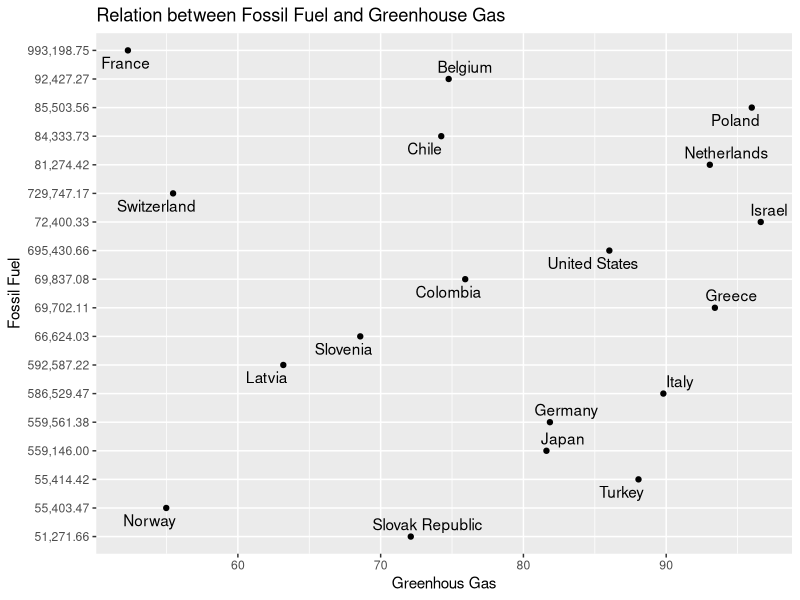

The R script that drew this image:
#Group H Project Script
#Haoming Li, Yiming Zhuang, Qingxuan Chen, Danielle Pollner, Jackson Nichols-Worley

#Clear the boards
rm(list=ls(all=TRUE))
cat("\014")

#load different packages
library(tidyverse)
library(ggplot2)
library(ggrepel)
library(readr)

#check current working directory
Temp <- getwd()

#pulls in Greenhouse Gas and FossilFuel csv files
FossilFuel <- read.csv("FossilFuel.csv")
GreenhouseGas <- read.csv("GreenhouseGas.csv")
#View(FossilFuel)
#View(GreenhouseGas)

#cleans to data in 2005 with 50,000 or more Tonnes of C02 equivalent
UpdatedGreenhouseGas <- subset(GreenhouseGas, select = c(1,19))
UpdatedGreenhouseGas <- filter(UpdatedGreenhouseGas, X2005>50000.0)

#cleans to data in 2005 with fossil fuel % at 50 or above
UpdatedFossilFuel <- subset(FossilFuel, select = c(1,2,48))
UpdatedFossilFuel <- filter(UpdatedFossilFuel, X2005>50.0)

#View(UpdatedGreenhouseGas)
#View(UpdatedFossilFuel)

#Adjust two data set to match the same countries
df <- UpdatedFossilFuel %>% filter(Country.Name=="Austira" | Country.Name=="Belgium" | Country.Name=="Chile" | Country.Name=="Colombia" | Country.Name=="France" | Country.Name=="Estonia" | Country.Name=="Germany" | Country.Name=="Greece" | Country.Name=="Iceland" | Country.Name=="Israel" | Country.Name=="Italy"| Country.Name=="Japan" | Country.Name=="Latvia" | Country.Name=="Netherlands" | Country.Name=="Norway" | Country.Name=="Poland" | Country.Name=="Slovenia" | Country.Name=="Switzerland" | Country.Name=="Turkey" | Country.Name=="United States" | Country.Name=="Slovak Republic")
ndf <- UpdatedGreenhouseGas %>% filter(Country=="Belgium" | Country=="Chile" | Country=="Colombia" | Country=="France" | Country=="Germany" | Country=="Greece" | Country=="Israel" | Country=="Italy"| Country=="Japan" | Country=="Latvia" | Country=="Netherlands" | Country=="Norway" | Country=="Poland" | Country=="Slovenia" | Country=="Switzerland" | Country=="Turkey" | Country=="United States" | Country=="Slovak Republic")
#View(df)
#View(ndf)

#Create a new column and store the Fossil Fuel data in df
df$FossilFuel <- 0
df$FossilFuel <- ndf$X2005
#View(df)

#Make the graph
p <- ggplot(data=df, aes(x=X2005, y=FossilFuel,label=Country.Name)) + geom_point() + geom_smooth(method = "lm", se = FALSE)
p <- p + geom_text_repel()
p <- p + labs(x="Greenhous Gas",y="Fossil Fuel",title="Relation between Fossil Fuel and Greenhouse Gas")
p
